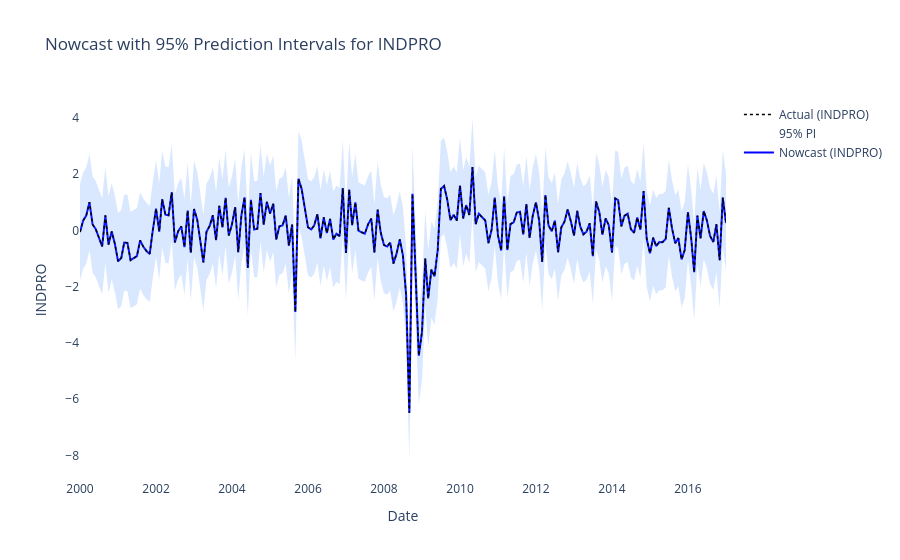
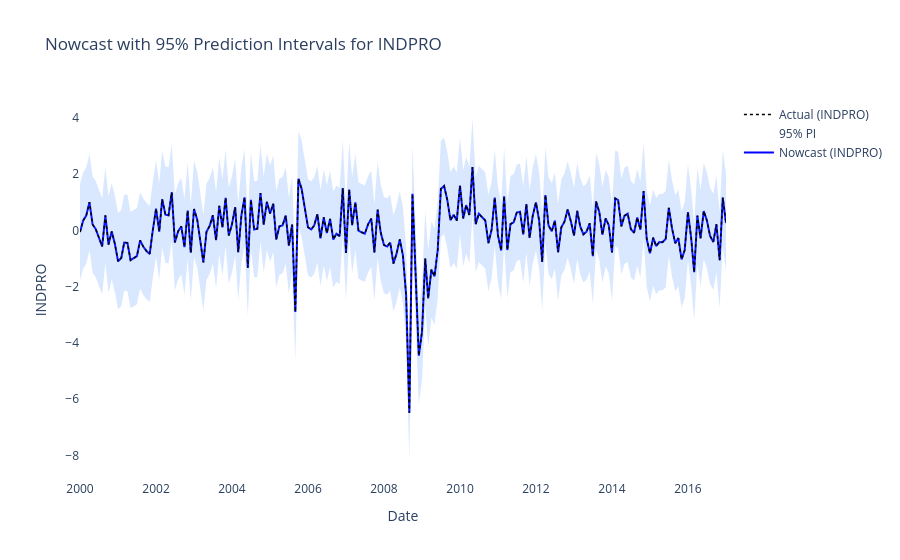

The cell these charts' notebook holds for them, in order:
### Markdown cell above
### Statistical Prediction Intervals
Plot confidence bands bounding the estimated dynamic factor over time.

### Code cell
plot_prediction_intervals(ResObject, Time, show=SHOW)

### Figure 1 — Plotly figure (JSON) as saved in the notebook; plotly's stock layout.template omitted (floating-point values rounded to 4 significant figures; data arrays with more than 128 entries replaced by an {"elided": "..."} marker saying what was removed)
{"data": [{"line": {"color": "blue", "width": 2}, "mode": "lines", "name": "Nowcast (INDPRO)", "type": "scatter", "x": {"elided": "205 str values"}, "y": {"elided": "205 float values"}}, {"line": {"width": 0}, "mode": "lines", "name": "95% PI", "showlegend": true, "type": "scatter", "x": {"elided": "205 str values"}, "y": {"elided": "205 float values"}}, {"fill": "tonexty", "fillcolor": "rgba(68, 138, 255, 0.2)", "line": {"width": 0}, "mode": "lines", "showlegend": false, "type": "scatter", "x": {"elided": "205 str values"}, "y": {"elided": "205 float values"}}, {"line": {"color": "black", "dash": "dot", "width": 1.5}, "mode": "lines", "name": "Actual (INDPRO)", "type": "scatter", "x": {"elided": "205 str values"}, "y": {"elided": "205 float values"}}], "layout": {"plot_bgcolor": "rgba(0, 0, 0, 0)", "title": {"text": "Nowcast with 95% Prediction Intervals for INDPRO"}, "xaxis": {"title": {"text": "Date"}}, "yaxis": {"title": {"text": "INDPRO"}}}}

### Figure 2 — Plotly figure (JSON) as saved in the notebook; plotly's stock layout.template omitted (floating-point values rounded to 4 significant figures; data arrays with more than 128 entries replaced by an {"elided": "..."} marker saying what was removed)
{"data": [{"line": {"color": "blue", "width": 2}, "mode": "lines", "name": "Nowcast (INDPRO)", "type": "scatter", "x": {"elided": "205 str values"}, "y": {"elided": "205 float values"}}, {"line": {"width": 0}, "mode": "lines", "name": "95% PI", "showlegend": true, "type": "scatter", "x": {"elided": "205 str values"}, "y": {"elided": "205 float values"}}, {"fill": "tonexty", "fillcolor": "rgba(68, 138, 255, 0.2)", "line": {"width": 0}, "mode": "lines", "showlegend": false, "type": "scatter", "x": {"elided": "205 str values"}, "y": {"elided": "205 float values"}}, {"line": {"color": "black", "dash": "dot", "width": 1.5}, "mode": "lines", "name": "Actual (INDPRO)", "type": "scatter", "x": {"elided": "205 str values"}, "y": {"elided": "205 float values"}}], "layout": {"plot_bgcolor": "rgba(0, 0, 0, 0)", "title": {"text": "Nowcast with 95% Prediction Intervals for INDPRO"}, "xaxis": {"title": {"text": "Date"}}, "yaxis": {"title": {"text": "INDPRO"}}}}
